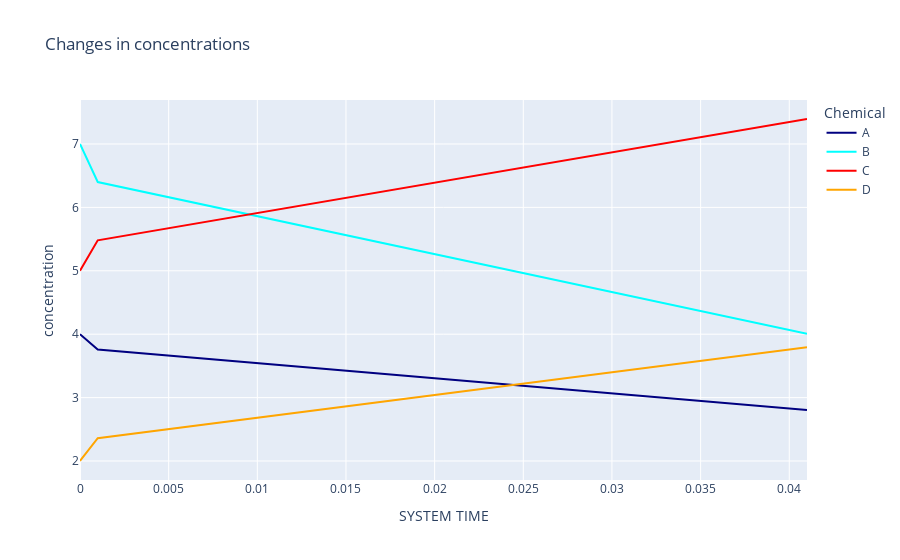

The code cell stored with this chart in its notebook:
### Markdown cell above
# Plots of changes of concentration with time

### Code cell
fig = px.line(data_frame=bio.get_history(), x="SYSTEM TIME", y=["A", "B", "C", "D"], 
              title="Changes in concentrations",
              color_discrete_sequence = ['navy', 'cyan', 'red', 'orange'],
              labels={"value":"concentration", "variable":"Chemical"})
fig.show()

### Figure 1 — Plotly figure (JSON) as saved in the notebook; plotly's stock layout.template omitted (floating-point values rounded to 4 significant figures)
{"data": [{"hovertemplate": "Chemical=A<br>SYSTEM TIME=%{x}<br>concentration=%{y}<extra></extra>", "legendgroup": "A", "line": {"color": "navy", "dash": "solid"}, "marker": {"symbol": "circle"}, "mode": "lines", "name": "A", "orientation": "v", "showlegend": true, "type": "scatter", "x": [0, 0.001, 0.041], "xaxis": "x", "y": [4, 3.76, 2.803], "yaxis": "y"}, {"hovertemplate": "Chemical=B<br>SYSTEM TIME=%{x}<br>concentration=%{y}<extra></extra>", "legendgroup": "B", "line": {"color": "cyan", "dash": "solid"}, "marker": {"symbol": "circle"}, "mode": "lines", "name": "B", "orientation": "v", "showlegend": true, "type": "scatter", "x": [0, 0.001, 0.041], "xaxis": "x", "y": [7, 6.4, 4.007], "yaxis": "y"}, {"hovertemplate": "Chemical=C<br>SYSTEM TIME=%{x}<br>concentration=%{y}<extra></extra>", "legendgroup": "C", "line": {"color": "red", "dash": "solid"}, "marker": {"symbol": "circle"}, "mode": "lines", "name": "C", "orientation": "v", "showlegend": true, "type": "scatter", "x": [0, 0.001, 0.041], "xaxis": "x", "y": [5, 5.48, 7.394], "yaxis": "y"}, {"hovertemplate": "Chemical=D<br>SYSTEM TIME=%{x}<br>concentration=%{y}<extra></extra>", "legendgroup": "D", "line": {"color": "orange", "dash": "solid"}, "marker": {"symbol": "circle"}, "mode": "lines", "name": "D", "orientation": "v", "showlegend": true, "type": "scatter", "x": [0, 0.001, 0.041], "xaxis": "x", "y": [2, 2.36, 3.796], "yaxis": "y"}], "layout": {"autosize": true, "legend": {"title": {"text": "Chemical"}, "tracegroupgap": 0}, "title": {"text": "Changes in concentrations"}, "xaxis": {"anchor": "y", "autorange": true, "domain": [0, 1], "range": [0, 0.041], "title": {"text": "SYSTEM TIME"}, "type": "linear"}, "yaxis": {"anchor": "x", "autorange": true, "domain": [0, 1], "range": [1.7, 7.694], "title": {"text": "concentration"}, "type": "linear"}}}
